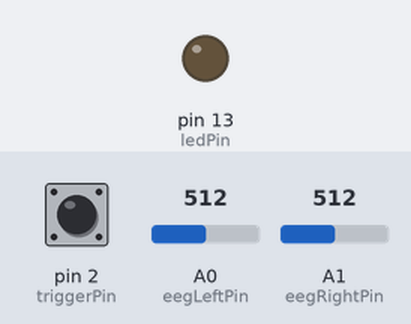
Recording of a sketch running on a simulated Arduino Uno, built with avr-gcc and run on an emulated ATmega328P. Shown: output pins drawn as LEDs (lit = HIGH). The inputs (shaded band) are chosen by the test bench; at power-on: pin 2 (triggerPin) HIGH, A0 (eegLeftPin) = 512, A1 (eegRightPin) = 512. What the sketch prints to the serial monitor is not drawn.

Above: at 5.0 s.
5.1 s: pin 2 (triggerPin) pulled LOW for 0.15 s
At 5.8 s:
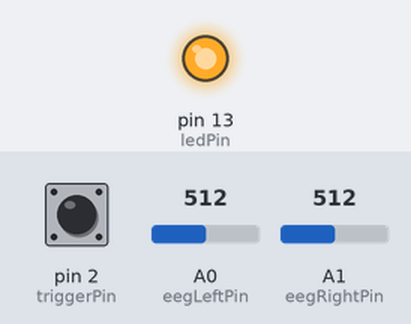
6.7 s: pin 2 (triggerPin) pulled LOW for 3.2 s
At 10.7 s:
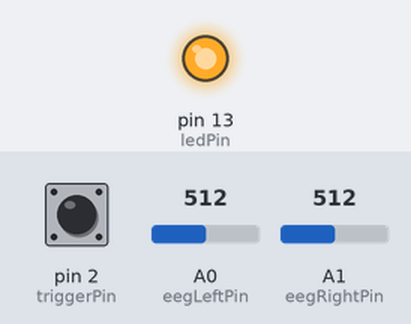
Timing chart, 0 to 12.2 s (numbered marks = the images above; inputs shaded):
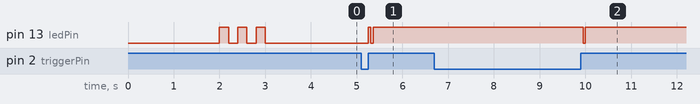

Measured:
- after the input at 5.1 s, pin 13 (ledPin): LOW → HIGH after 0.15 s, → LOW 0.06 s later, → HIGH 0.05 s later
- after the input at 6.7 s, pin 13 (ledPin): HIGH → LOW after 3.3 s, → HIGH 0.05 s later

The sketch:

arduino_eeg_sync.ino
```cpp
/*
 * ============================================================================
 * RESEARCH-GRADE EEG ACQUISITION WITH HARDWARE SYNC
 * ============================================================================
 *
 * CRITICAL ADDITION: Hardware synchronization for AAD experiments
 *
 * SYNCHRONIZATION STRATEGY:
 * - Digital trigger input (pin 2) marks audio stimulus events
 * - Rising edge on trigger = audio onset timestamp
 * - Timestamps relative to first trigger (not boot time)
 * - Embedded sync markers in data stream
 *
 * HARDWARE CONNECTIONS:
 * - EEG Amplifier LEFT  → Arduino A0
 * - EEG Amplifier RIGHT → Arduino A1 (optional)
 * - EEG Amplifier GND   → Arduino GND
 * - Audio trigger OUT   → Arduino Pin 2 (digital input)
 * - Audio trigger GND   → Arduino GND (CRITICAL - common ground!)
 *
 * TRIGGER SOURCE OPTIONS:
 *
 * Option 1: Computer audio out → simple circuit → Arduino pin 2
 *   - Use voltage divider: Audio jack tip (0-1V) → divide → 5V logic
 *   - Resistors: 10kΩ + 2.2kΩ divider
 *   - Coupling capacitor: 10µF to remove DC
 *   - Comparator: LM393 to convert to clean digital pulse
 *
 * Option 2: Python software trigger via second Arduino pin
 *   - Use Python to set DTR/RTS pin high when audio plays
 *   - Arduino reads serial line "TRIG\n" command
 *
 * Option 3: Audio-to-trigger converter board
 *   - Use commercial TTL trigger box
 *   - Connect trigger output to pin 2
 *
 * OUTPUT FORMAT:
 * - Data: timestamp_us,left_adc,right_adc,trigger_state
 * - Trigger marker: SYNC,timestamp_us,trigger_count
 *
 * ============================================================================
 */

// ============================================================================
// CONFIGURATION
// ============================================================================
const int eegLeftPin = A0;          // EEG left channel
const int eegRightPin = A1;         // EEG right channel (optional)
const int triggerPin = 2;           // Hardware trigger input (digital)
const int ledPin = 13;              // Status LED

const int sampleRate = 250;         // Hz
const unsigned long interval = 1000000UL / sampleRate;  // 4000 microseconds

// Timing variables
unsigned long lastMicros = 0;
unsigned long firstTriggerTime = 0; // Timestamp of first trigger
bool firstTriggerReceived = false;

// Trigger detection
volatile bool triggerFlag = false;
volatile unsigned long triggerTime = 0;
volatile int triggerCount = 0;

// ============================================================================
// INTERRUPT SERVICE ROUTINE - Trigger Detection
// ============================================================================
void triggerISR() {
  // Record trigger time immediately
  unsigned long currentTime = micros();

  // First trigger establishes time zero
  if (!firstTriggerReceived) {
    firstTriggerTime = currentTime;
    firstTriggerReceived = true;
  }

  triggerTime = currentTime;
  triggerFlag = true;
  triggerCount++;

  // Blink LED briefly
  digitalWrite(ledPin, HIGH);
}

// ============================================================================
// SETUP
// ============================================================================
void setup() {
  Serial.begin(115200);

  // Configure pins
  pinMode(eegLeftPin, INPUT);
  pinMode(eegRightPin, INPUT);
  pinMode(triggerPin, INPUT_PULLUP);  // Use internal pullup
  pinMode(ledPin, OUTPUT);

  // Attach interrupt for trigger detection
  // RISING edge = trigger goes from LOW to HIGH
  // For active-low triggers, use FALLING instead
  attachInterrupt(digitalPinToInterrupt(triggerPin), triggerISR, RISING);

  // Mac compatibility delay
  delay(2000);

  // Startup blinks
  for (int i = 0; i < 3; i++) {
    digitalWrite(ledPin, HIGH);
    delay(200);
    digitalWrite(ledPin, LOW);
    delay(200);
  }

  // Send header
  Serial.println("========================================");
  Serial.println("RESEARCH-GRADE EEG WITH HARDWARE SYNC");
  Serial.println("========================================");
  Serial.println("Sampling: 250 Hz");
  Serial.println("Trigger: Pin 2 (RISING edge)");
  Serial.println("Format: timestamp_us,left,right,trigger");
  Serial.println("Sync markers: SYNC,timestamp_us,count");
  Serial.println("========================================");
  Serial.println("");

  // Wait for first trigger before starting acquisition
  Serial.println("⏳ WAITING FOR FIRST TRIGGER...");
  Serial.println("   (Start audio stimulus to begin recording)");
  Serial.println("");

  while (!firstTriggerReceived) {
    delay(10);
  }

  // First trigger received!
  Serial.println("✓ FIRST TRIGGER RECEIVED!");
  Serial.print("   Time zero established at: ");
  Serial.println(firstTriggerTime);
  Serial.println("   Starting synchronized acquisition...");
  Serial.println("");

  digitalWrite(ledPin, HIGH);
}

// ============================================================================
// MAIN LOOP
// ============================================================================
void loop() {
  // Check for trigger events
  if (triggerFlag) {
    noInterrupts();  // Atomic read
    unsigned long tTime = triggerTime;
    int tCount = triggerCount;
    triggerFlag = false;
    interrupts();

    // Send sync marker
    Serial.print("SYNC,");
    Serial.print(tTime - firstTriggerTime);  // Relative to time zero
    Serial.print(",");
    Serial.println(tCount);

    // Brief LED blink
    delay(50);
    digitalWrite(ledPin, LOW);
    delay(50);
    digitalWrite(ledPin, HIGH);
  }

  // Regular EEG sampling
  unsigned long currentMicros = micros();

  if (currentMicros - lastMicros >= interval) {
    lastMicros = currentMicros;

    // Read EEG channels
    int leftValue = analogRead(eegLeftPin);
    int rightValue = analogRead(eegRightPin);

    // Read trigger state (for verification)
    int triggerState = digitalRead(triggerPin);

    // Calculate timestamp relative to first trigger
    unsigned long relativeTime = currentMicros - firstTriggerTime;

    // Send data: timestamp,left,right,trigger_state
    Serial.print(relativeTime);
    Serial.print(",");
    Serial.print(leftValue);
    Serial.print(",");
    Serial.print(rightValue);
    Serial.print(",");
    Serial.println(triggerState);
  }
}

/*
 * ============================================================================
 * HARDWARE TRIGGER CIRCUIT (Option 1: Audio-derived trigger)
 * ============================================================================
 *
 * Simple audio-to-trigger converter:
 *
 *                  Audio Jack (3.5mm)
 *                       |
 *                       | (Tip = Left channel)
 *                       |
 *                      [C1]  10µF coupling capacitor
 *                       |
 *         R1            |
 *  Audio ----/\/\/------+------/\/\/---- GND
 *         10kΩ          |         2.2kΩ
 *                       |  R2
 *                       |
 *                       +----> To comparator or Arduino pin
 *
 * Better solution with comparator (clean digital pulse):
 *
 *  Audio ---[10µF]---+---[10kΩ]--- GND
 *                    |
 *                    +---> LM393 comparator IN+
 *                              |
 *                           Reference voltage (2.5V divider)
 *                              |
 *                           LM393 OUT ----> Arduino Pin 2
 *
 * Threshold adjustment:
 * - Use 10kΩ potentiometer for reference voltage
 * - Adjust until trigger fires reliably at audio onset
 * - Test with oscilloscope if available
 *
 * ============================================================================
 * VALIDATION CHECKLIST
 * ============================================================================
 *
 * Before experiments:
 *
 * 1. Test trigger timing precision:
 *    - Play 1 Hz click train
 *    - Verify SYNC markers appear every 1000 ms ± 1 ms
 *
 * 2. Test trigger reliability:
 *    - Play 100 triggers
 *    - Verify 100 SYNC markers received (no drops)
 *
 * 3. Measure trigger latency:
 *    - Use oscilloscope on audio out + trigger pin
 *    - Measure delay: should be < 100 µs
 *
 * 4. Test common ground:
 *    - Audio GND must connect to Arduino GND
 *    - Otherwise, floating trigger causes false triggers
 *
 * 5. Document in paper:
 *    - "EEG and audio synchronized via hardware trigger"
 *    - "Trigger latency: X µs (measured with oscilloscope)"
 *    - "Zero dropped triggers across N hours of recording"
 *
 * ============================================================================
 * CLOCK DRIFT HANDLING
 * ============================================================================
 *
 * Even with hardware triggers, clocks still drift.
 *
 * Solution: Periodic re-sync markers
 *
 * Add to your audio stimulus:
 * - Trigger pulse every 30 seconds
 * - Python logs: audio_time when trigger sent
 * - Arduino logs: SYNC,arduino_time,count
 *
 * Offline analysis:
 * 1. Build mapping: audio_time[i] ↔ arduino_time[i]
 * 2. Fit linear drift model: arduino_time = α + β * audio_time
 * 3. Correct all EEG timestamps using this model
 * 4. Report β (clock ratio) and residual error in paper
 *
 * Expected results:
 * - β ≈ 1.0001 or 0.9999 (typical drift)
 * - Residual error < 1 ms after correction
 *
 * ============================================================================
 */
```
